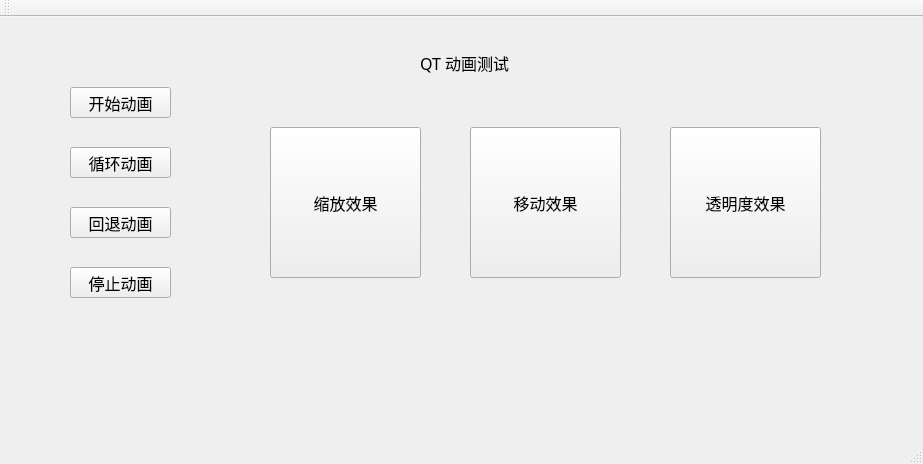
<?xml version="1.0" encoding="UTF-8"?>
<ui version="4.0">
 <class>MainWindow</class>
 <widget class="QMainWindow" name="MainWindow">
  <property name="geometry">
   <rect>
    <x>0</x>
    <y>0</y>
    <width>923</width>
    <height>464</height>
   </rect>
  </property>
  <property name="windowTitle">
   <string>MainWindow</string>
  </property>
  <widget class="QWidget" name="centralWidget">
   <widget class="QLabel" name="label">
    <property name="geometry">
     <rect>
      <x>420</x>
      <y>30</y>
      <width>101</width>
      <height>31</height>
     </rect>
    </property>
    <property name="font">
     <font>
      <family>Microsoft YaHei</family>
      <pointsize>12</pointsize>
     </font>
    </property>
    <property name="text">
     <string>QT 动画测试</string>
    </property>
   </widget>
   <widget class="QPushButton" name="pushButton_Start">
    <property name="geometry">
     <rect>
      <x>70</x>
      <y>70</y>
      <width>101</width>
      <height>31</height>
     </rect>
    </property>
    <property name="font">
     <font>
      <family>Microsoft YaHei</family>
      <pointsize>12</pointsize>
     </font>
    </property>
    <property name="text">
     <string>开始动画</string>
    </property>
   </widget>
   <widget class="QPushButton" name="pushButton_Loop">
    <property name="geometry">
     <rect>
      <x>70</x>
      <y>130</y>
      <width>101</width>
      <height>31</height>
     </rect>
    </property>
    <property name="font">
     <font>
      <family>Microsoft YaHei</family>
      <pointsize>12</pointsize>
     </font>
    </property>
    <property name="text">
     <string>循环动画</string>
    </property>
   </widget>
   <widget class="QPushButton" name="pushButton_Back">
    <property name="geometry">
     <rect>
      <x>70</x>
      <y>190</y>
      <width>101</width>
      <height>31</height>
     </rect>
    </property>
    <property name="font">
     <font>
      <family>Microsoft YaHei</family>
      <pointsize>12</pointsize>
     </font>
    </property>
    <property name="text">
     <string>回退动画</string>
    </property>
   </widget>
   <widget class="QPushButton" name="pushButton_Scale">
    <property name="geometry">
     <rect>
      <x>270</x>
      <y>110</y>
      <width>151</width>
      <height>151</height>
     </rect>
    </property>
    <property name="font">
     <font>
      <family>Microsoft YaHei</family>
      <pointsize>12</pointsize>
     </font>
    </property>
    <property name="text">
     <string>缩放效果</string>
    </property>
   </widget>
   <widget class="QPushButton" name="pushButton_Pos">
    <property name="geometry">
     <rect>
      <x>470</x>
      <y>110</y>
      <width>151</width>
      <height>151</height>
     </rect>
    </property>
    <property name="font">
     <font>
      <family>Microsoft YaHei</family>
      <pointsize>12</pointsize>
     </font>
    </property>
    <property name="text">
     <string>移动效果</string>
    </property>
   </widget>
   <widget class="QPushButton" name="pushButton_Opacity">
    <property name="geometry">
     <rect>
      <x>670</x>
      <y>110</y>
      <width>151</width>
      <height>151</height>
     </rect>
    </property>
    <property name="font">
     <font>
      <family>Microsoft YaHei</family>
      <pointsize>12</pointsize>
     </font>
    </property>
    <property name="text">
     <string>透明度效果</string>
    </property>
   </widget>
   <widget class="QPushButton" name="pushButton_Back_2">
    <property name="geometry">
     <rect>
      <x>70</x>
      <y>250</y>
      <width>101</width>
      <height>31</height>
     </rect>
    </property>
    <property name="font">
     <font>
      <family>Microsoft YaHei</family>
      <pointsize>12</pointsize>
     </font>
    </property>
    <property name="text">
     <string>停止动画</string>
    </property>
   </widget>
  </widget>
  <widget class="QMenuBar" name="menuBar">
   <property name="geometry">
    <rect>
     <x>0</x>
     <y>0</y>
     <width>923</width>
     <height>21</height>
    </rect>
   </property>
  </widget>
  <widget class="QToolBar" name="mainToolBar">
   <attribute name="toolBarArea">
    <enum>TopToolBarArea</enum>
   </attribute>
   <attribute name="toolBarBreak">
    <bool>false</bool>
   </attribute>
  </widget>
  <widget class="QStatusBar" name="statusBar"/>
 </widget>
 <layoutdefault spacing="6" margin="11"/>
 <resources/>
 <connections/>
</ui>
